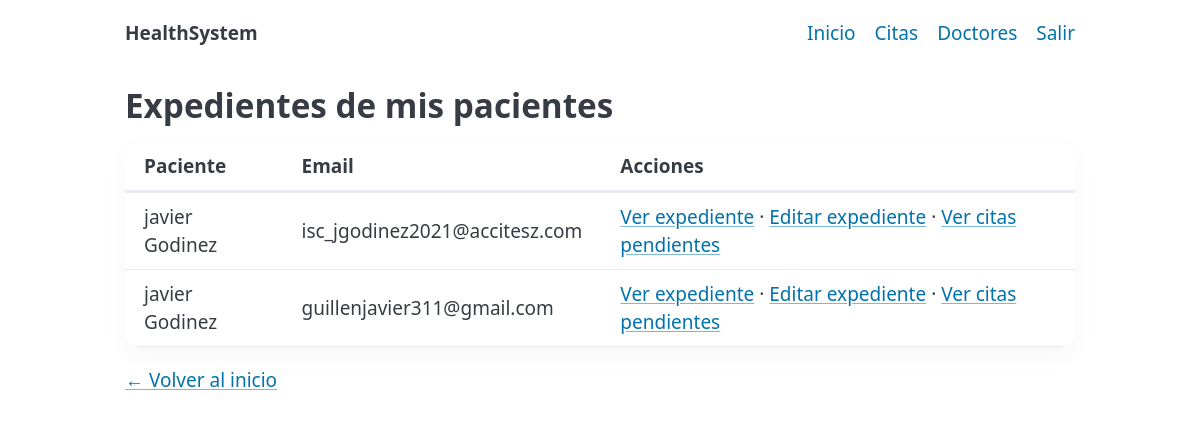
Screenshot of /doctor/expedientes (signed in) with the database file from the repository.
### models.py (models this page shows, shortened)
class Usuario(Base, UserMixin):
    __tablename__ = "usuarios"
    id = Column(Integer, primary_key=True)
    nombre = Column(String, nullable=False)
    apellido = Column(String, nullable=False)
    email = Column(String, unique=True, index=True, nullable=False)
    password_hash = Column(String, nullable=False)
    tipo = Column(SAEnum(TipoUsuario), default=TipoUsuario.PACIENTE, nullable=False)
    medico = relationship("Medico", back_populates="usuario", uselist=False)
    expediente = relationship("Expediente", back_populates="paciente", uselist=False)

### app.py (the view)
@app.route("/doctor/expedientes")
@login_required
def doctor_expedientes():
    if current_user.tipo != TipoUsuario.MEDICO:
        abort(403)
    with get_db() as db:
        medico = db.query(Medico).filter(Medico.usuario_id == current_user.id).first()
        if not medico:
            flash("No hay registro de médico asociado a tu usuario.", "warning")
            return redirect(url_for("dashboard"))
        pacientes = (
            db.query(Usuario)
            .join(Cita, Cita.paciente_id == Usuario.id)
            .filter(Cita.medico_id == medico.id)
            .distinct()
            .order_by(Usuario.apellido.asc(), Usuario.nombre.asc())
            .all()
        )
    return render_template(
        "doctor_expedientes.html",
        pacientes=pacientes,
        puede_editar_expediente=True
    )

### app.py (called while the page is built)
@contextmanager
def get_db():
    db = SessionLocal()
    try:
        yield db
        db.commit()
    except Exception:
        db.rollback()
        raise
    finally:
        db.close()

@login_manager.user_loader
def load_user(user_id):
    with get_db() as db:
        return db.get(Usuario, int(user_id))

### templates/doctor_expedientes.html (shortened to what this page needs)
{% extends "_layout.html" %}
{% block content %}
<h2>Expedientes de mis pacientes</h2>
{% if pacientes|length == 0 %}
  <p>No hay pacientes registrados en tu historial de citas.</p>
{% else %}
  <table>
    <thead>
      <tr>
        <th>Paciente</th>
        <th>Email</th>
        <th>Acciones</th>
      </tr>
    </thead>
    <tbody>
      {% for p in pacientes %}
      <tr>
        <td>{{ p.nombre }} {{ p.apellido }}</td>
        <td>{{ p.email }}</td>
        <td>
          <a href="{{ url_for('expediente_view', paciente_id=p.id) }}">Ver expediente</a>
          {% if puede_editar_expediente %}
            · <a href="{{ url_for('expediente_edit', paciente_id=p.id) }}">Editar expediente</a>
          {% endif %}
          · <a href="{{ url_for('doctor_consultas', paciente_id=p.id) }}">Ver citas pendientes</a>
        </td>
      </tr>
      {% endfor %}
    </tbody>
  </table>
{% endif %}
<p><a href="{{ url_for('dashboard') }}">← Volver al inicio</a></p>
{% endblock %}

### templates/_layout.html (style rules this page uses)
table { border-collapse: separate; border-spacing: 0; overflow: hidden; border-radius: 14px; box-shadow: 0 8px 24px rgba(0,0,0,.04); }
thead th { background: var(--muted-border-color); }

### rows the page displays
Usuario: nombre "javier", apellido "Godinez", email "isc_jgodinez2021@accitesz.com"
Usuario: nombre "javier", apellido "Godinez", email "guillenjavier311@gmail.com"
